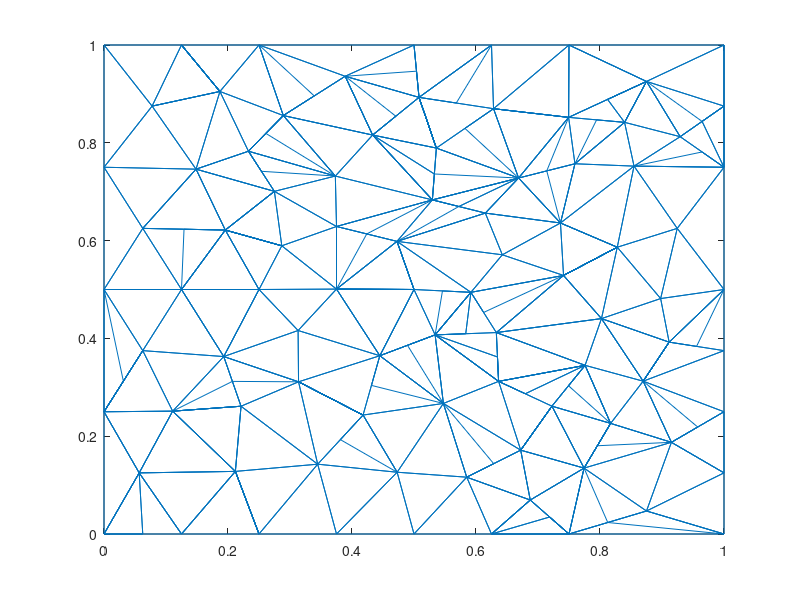

This chart was generated by the following MATLAB code:
nodes = [0,0;
1,0;
1,1;
0,1;
0.5,0.5;
0,0.5;
0.0625,0.625;
0.25,0.5;
0,0.25;
0.5,0;
0,0.75;
0.125,0.5;
0.5,1;
0.433275,0.815849;
0.148437,0.746094;
0.195626,0.621564;
0.529625,0.683244;
0.375,0.628853;
0.25,1;
0.373136,0.732013;
0.286769,0.589388;
0.375,0.500839;
0.27482,0.700717;
0.313771,0.311229;
0.313066,0.416148;
0.0625,0.375;
0.193152,0.362881;
0.25,0;
0.221019,0.261294;
0.110735,0.251224;
0.0567566,0.125;
0.289186,0.855722;
0.0775596,0.875;
0.232942,0.782767;
0.125,1;
0.186981,0.904974;
0.344656,0.142753;
0.125,0;
0.472573,0.598451;
0.924569,0.625;
0.38898,0.936063;
0.211891,0.128028;
0.375,0;
0.547402,0.26699;
0.444875,0.364572;
0.417838,0.243238;
0.47281,0.126311;
0.625,0;
0.75,0;
0.536065,0.78923;
0.75,1;
1,0.5;
0.6875,0.0694813;
0.585002,0.116209;
0.625,1;
0.642467,0.570984;
0.508074,0.892911;
1,0.25;
0.668679,0.727983;
0.749387,0.852019;
0.628269,0.869741;
0.736262,0.636012;
0.802373,0.440498;
0.82784,0.586474;
0.741191,0.528744;
0.632806,0.411914;
0.615033,0.656252;
0.854872,0.752318;
0.534065,0.407201;
1,0.75;
0.875,0.925491;
0.897806,0.481478;
1,0.375;
0.591791,0.494234;
0.722482,0.261441;
0.67209,0.171457;
0.774275,0.134747;
1,0.875;
0.839631,0.841845;
0.759557,0.757126;
0.92931,0.8125;
0.869619,0.3125;
0.875,0.0470411;
0.911511,0.392352;
0.775933,0.344943;
0.817138,0.226203;
1,0.125;
0.915154,0.1875;
0.63646,0.312134;
0.697286,0.216449;
0.1875,0.5;
0.207085,0.312088;
0.03125,0.3125;
0.230945,0.0640138;
0.1875,0;
0.532845,0.736237;
0.48467,0.802539;
0.241197,0.605476;
0.235223,0.661141;
0.253881,0.741742;
0.129063,0.623282;
0.52207,0.84107;
0.470675,0.85438;
0.155991,0.952487;
0.423787,0.613652;
0.504037,0.946455;
0.339083,0.895893;
0.4375,0.50042;
0.486287,0.549225;
0.365804,0.277234;
0.381247,0.192996;
0.0553677,0.250612;
0.165877,0.256259;
0.431357,0.303905;
0.261064,0.819245;
0.13227,0.889987;
0.0625,0;
0.0908783,0.0625;
0.545895,0.497117;
0.634633,0.362024;
0.71875,0.0347406;
0.65625,0.0347406;
0.572329,0.669748;
0.641856,0.692118;
0.812194,0.888755;
0.568172,0.881326;
0.582167,0.829485;
0.8125,0.0235206;
0.784516,0.557609;
0.771782,0.484621;
0.688828,0.86088;
0.782051,0.611243;
0.628546,0.143833;
0.48947,0.385886;
0.583436,0.409558;
0.964655,0.84375;
0.964655,0.78125;
0.794509,0.846932;
0.612298,0.453074;
1,0.9375;
0.795706,0.180475;
0.76981,0.243822;
0.890565,0.352426;
0.955756,0.383676;
0.679471,0.286788;
0.714118,0.742554;
0.957577,0.21875;
0.749207,0.303192;
];
triangles = [76,77,75;
12,6,26;
8,16,12;
11,6,7;
24,45,25;
25,22,8;
24,27,29;
12,7,6;
6,9,26;
28,42,38;
14,17,50;
7,15,11;
17,20,18;
21,16,8;
25,45,22;
16,23,15;
34,15,23;
16,15,7;
15,33,11;
50,57,14;
12,16,7;
18,21,22;
35,36,19;
4,11,33;
14,20,17;
14,32,20;
23,18,20;
17,18,39;
41,57,13;
59,50,17;
22,21,8;
32,14,41;
12,27,8;
22,5,39;
16,21,23;
18,23,21;
24,25,27;
37,29,42;
12,26,27;
46,24,37;
9,1,31;
8,27,25;
26,9,30;
29,37,24;
42,30,31;
27,26,30;
42,28,37;
9,31,30;
30,29,27;
10,47,43;
24,46,45;
15,34,36;
20,32,34;
35,4,33;
20,34,23;
34,32,36;
36,33,15;
36,35,33;
19,36,32;
47,46,37;
22,39,18;
31,1,38;
39,5,74;
89,85,66;
13,57,55;
13,19,41;
19,32,41;
30,42,29;
38,42,31;
48,49,53;
37,28,43;
68,64,40;
44,89,69;
22,45,5;
37,43,47;
44,45,46;
44,47,54;
44,46,47;
48,53,54;
39,56,67;
59,17,67;
10,48,54;
71,51,60;
55,57,61;
41,14,57;
84,52,72;
57,50,61;
2,83,49;
64,65,63;
54,47,10;
60,61,59;
67,62,59;
59,61,50;
62,64,68;
63,85,82;
74,65,56;
54,53,76;
68,80,62;
61,51,55;
68,40,70;
61,60,51;
65,62,56;
71,3,51;
65,66,63;
73,82,58;
70,40,52;
72,40,64;
39,74,56;
63,72,64;
45,69,5;
69,89,66;
39,67,17;
62,67,56;
70,78,81;
80,79,60;
44,69,45;
74,69,66;
40,72,52;
65,64,62;
78,3,71;
79,80,68;
82,86,88;
79,71,60;
77,86,75;
84,82,73;
69,74,5;
65,74,66;
44,54,76;
84,63,82;
77,76,53;
76,75,89;
49,77,53;
83,87,88;
68,70,81;
71,79,81;
60,59,80;
62,80,59;
71,81,78;
68,81,79;
88,87,58;
77,49,83;
52,84,73;
63,84,72;
66,85,63;
86,85,75;
77,83,88;
85,86,82;
82,88,58;
83,2,87;
88,86,77;
76,89,44;
85,89,75;
76,90,75;
76,77,75;
12,27,8;
8,16,12;
30,29,92;
24,27,92;
26,93,9;
6,9,93;
42,94,28;
28,94,42;
28,94,42;
59,50,96;
14,17,96;
50,57,14;
14,17,96;
16,98,21;
21,98,16;
16,98,21;
16,99,23;
20,34,100;
34,15,23;
12,16,101;
16,15,7;
57,102,50;
50,102,57;
41,14,103;
50,102,57;
36,104,35;
35,104,36;
22,39,105;
17,18,105;
13,106,57;
41,57,106;
19,32,107;
32,14,41;
22,45,5;
22,108,5;
39,109,5;
22,108,5;
24,110,46;
46,110,24;
47,46,111;
46,110,24;
9,31,30;
26,93,9;
30,42,29;
30,113,29;
44,45,114;
24,110,46;
34,115,32;
20,32,115;
36,104,35;
36,116,33;
31,1,117;
38,42,31;
31,1,117;
69,74,119;
39,109,5;
69,89,120;
89,85,66;
49,77,53;
48,49,121;
48,122,53;
48,49,121;
39,67,123;
59,17,123;
67,62,59;
59,17,123;
79,71,125;
71,51,60;
57,102,50;
55,57,126;
59,61,127;
57,102,50;
77,49,128;
2,83,128;
65,129,64;
64,129,65;
65,66,63;
64,129,65;
61,131,60;
60,131,61;
65,129,64;
62,132,64;
44,54,133;
54,53,76;
44,69,134;
45,134,69;
74,69,135;
69,89,120;
71,81,136;
70,78,136;
68,70,137;
70,78,136;
79,71,125;
80,79,138;
65,74,139;
74,69,135;
78,140,3;
88,86,141;
77,141,86;
86,85,75;
77,141,86;
84,63,82;
84,143,82;
52,84,144;
84,143,82;
85,89,145;
76,90,75;
62,80,146;
60,59,146;
82,88,147;
88,87,58;
85,89,145;
86,85,148;
];
trimesh(triangles, nodes(:,1), nodes(:,2));
